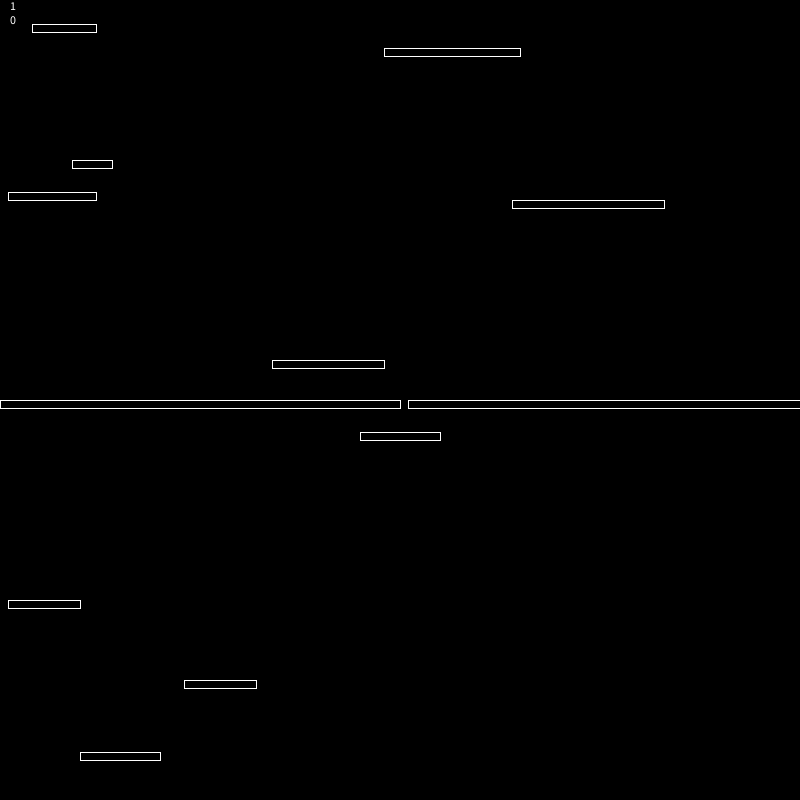
Frame 1 (no input)
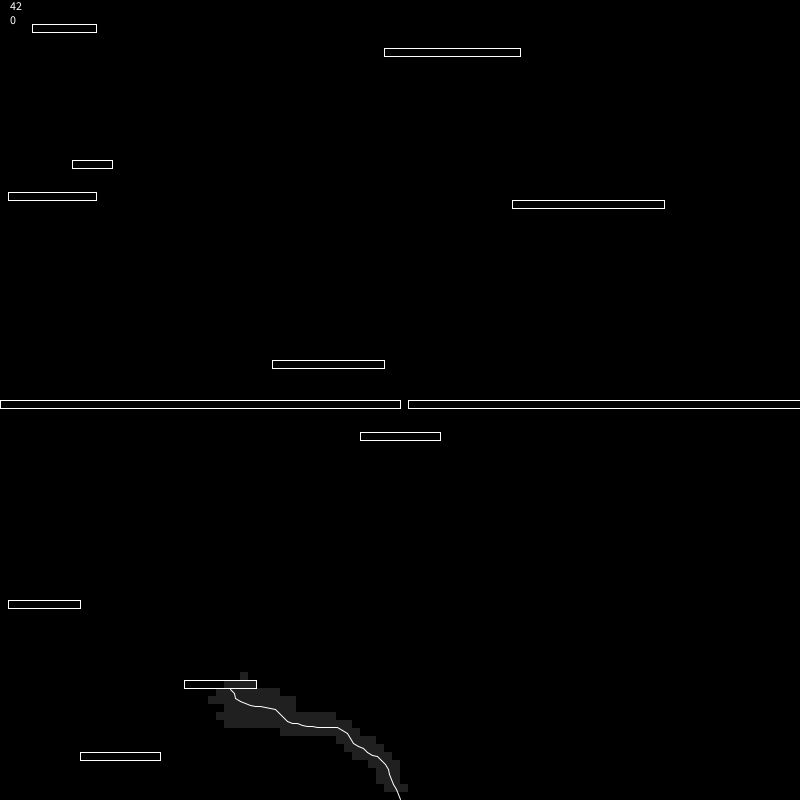
Frame 60 (the mouse pressed at the canvas centre just before this capture)
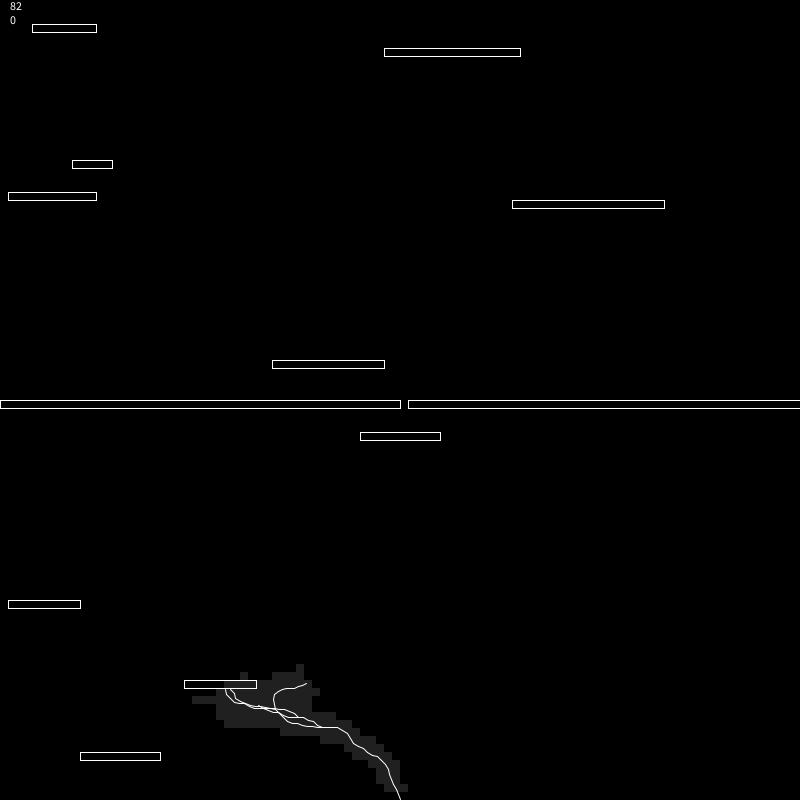
Frame 120 (the mouse held since frame 60 and released just before this capture)

The Processing sketch that drew these frames (run headless with seeded random() and noise(); from frame 60 on, the mouse is pressed at the canvas centre):

// Processing sketch: rivers
// ── rivers.pde
int[][] tiles;
final int tileSize = 8;
final int W = 800;
final int H = 800;
final int TA = W / tileSize;
final int TD = H / tileSize;


ArrayList<Block> blocks = new ArrayList<Block>();



boolean chance(float n) {
  return random(1) < n;
}
River rivera;


void settings() {
  size(W, H);
}
void setup() {
  tiles = new int[TA][TD];
  rivera = new River(width / 2, height -1);
  for (int x = 0; x < TA; x += 1) {
    for (int y = 0; y < TD; y += 1) {
      tiles[x][y] = 0;
    }
  }
  
  for (int i = 0; i < 10; i += 1) {
    int x = floor(random(TA)) * tileSize;
    int y = floor(random(TD)) * tileSize;
    int w = floor(random(5,20)) * tileSize;
    int h = tileSize;
    blocks.add (new Block(x,y, w, h));
  }
  
  blocks.add(new Block(0,height/2,width/2,tileSize));
  blocks.add(new Block((width/2)+tileSize, height/2, width/2,tileSize));
}

void addToTile(float x, float y) {

  int xx = floor(x) / tileSize;
  int yy = floor(y) / tileSize;
  if (xx >= 0 && xx <= TA-1 && yy >= 0 && yy < TD-1) {
    tiles[xx][yy] = 255;
  }
}

void draw() {
  background(0);
  rivera.update();
  noStroke();
  for (int x = 0; x < TA; x += 1) {
    for (int y = 0; y < TD; y += 1) {
      int t = tiles[x][y];
      if (t > 0) {
        fill(constrain(t, 0, 255), 32);
        rect(x*tileSize, y * tileSize, tileSize, tileSize);
      }
    }
  }
  rivera.draw();
  
  for (Block b : blocks) {
    b.draw();
  }
  fill(255);
  text(nodeCount + "\n" + rivera.splits, 10, 10);
}

void mouseClicked() {
  rivera = new River(width / 2, height -1);
    for (int x = 0; x < TA; x += 1) {
    for (int y = 0; y < TD; y += 1) {
      tiles[x][y] = 0;
    }
  }
}

// ── Node.pde
Node makeNode(Node parent, float n, boolean doubleSplit) {
  Node node = new Node();
  node.parent = parent;
  node.river = parent.river;
  node.facing = parent.facing + (radians(random(1, 45)*n));
  node.facing = constrain(node.facing, -PI-(radians(10)), radians(10));
  PVector p = new PVector(parent.x, parent.y);
  PVector pa = PVector.fromAngle(node.facing);
  pa.mult(5);
  p.add(pa);
  node.death = parent.death;
  node.split = parent.split;
  if (doubleSplit) {
    node.death = parent.death + 0.01;
    node.split = parent.split - 0.01;
  }
  node.narrow = parent.narrow * random(0.99, 1.01);
  node.widen = parent.widen* random(0.99, 1.01);
  node.w = parent.w;
  if (chance(node.narrow)) {
    node.w -= 1;
  } else if (chance(node.widen)) {
    node.w += 0.5;
  }

  if (doubleSplit) {
    node.w -= 2;
  }


  //this.len = parent.len * random(0.9,1.1);
  //this.len = constrain(this.len, 1, 10);
  node.x = floor(p.x);
  node.y = floor(p.y);
  if (!collides(node.x, node.y)) {
    addToTile(node.x, node.y);
    nodeCount += 1;
    return node;
  } else {
    return null;
  }
}


boolean collides(float x, float y) {
  for (Block b : blocks) {
    if (x >= b.pos.x && x <= b.pos.x + b.dims.x && y >= b.pos.y && y <= b.pos.y + b.dims.y) {
      return true;
    }
  }

  return false;
}

int ID = 0;
class Node {
  final int id;
  {
    ID += 1;
    id = ID;
  }
  int attempts = 30;
  int widenAmount = floor(random(10, 30));
  River river;
  Node childLeft;
  Node childRight;
  boolean alive = true;
  float split = 0.01;
  float death = 0.001;

  boolean canHaveLeft = true;
  boolean canHaveRight = true;
  boolean mustHaveLeft = false;
  boolean mustHaveRight = false;
  Node parent;
  int x, y;
  float w = 8;
  float narrow = 0.01;
  float widen = 0.004;
  float facing;
  float len;


  void widen(float n) {
    w += 1;
    if (n <= 1) {
      return;
    }
    if (parent != null) {
      parent.widen(n-1);
    }
  }

  void canSplit() {
    if (chance(0.05)) {
      river.splits -= 1;
      if (childLeft == null) {
        canHaveLeft = true;
        mustHaveLeft = true;
      } else if (childRight == null) {
        canHaveRight = true;
        mustHaveRight = true;
      }
    } else {
      if (parent != null) {
        parent.canSplit();
      }
    }
  }

  Node(int x, int y, float facing, float len, River river) {
    this.x = x;
    this.y = y;
    this.facing = facing;
    this.len = len;
    this.river = river;

    addToTile(x, y);
    nodeCount += 1;
  }

  private Node() {
  }







  void draw() {
    stroke(255);

    if (childLeft != null) {

      line(x, y, childLeft.x, childLeft.y);
      MakeWide(x, y, childLeft.x, childLeft.y, childLeft.w);


      childLeft.draw();
    } 
    if (childRight != null) {
      line(x, y, childRight.x, childRight.y);
      MakeWide(x, y, childRight.x, childRight.y, childRight.w);
      childRight.draw();
    }
  }

  void update() {

    if (!alive) return;
    if (this.w <= 0) alive = false;
    if (x < 0 || x > width || y < 0 || y > height) {
      alive = false;
      
    }



    if (childLeft == null && childRight == null) {
      if (chance(death) || attempts < 0) {
        if (parent != null) {
          parent.canSplit();
        }
        alive = false;
      } else {


        if (chance(0.5)) {
          childLeft = makeNode(this, -1, false);
          if (childLeft != null) {
            canHaveLeft = false;
          } else {
            attempts -= 1;
            parent.widen(widenAmount);
            widenAmount -= 1;
          }
        } else {
          childRight = makeNode(this, 1, false);
          if (childRight != null) {
            canHaveRight = false;
          } else {
            attempts -= 1;
            parent.widen(widenAmount);
            widenAmount -= 1;
          }
        }
      }
      return;
    }

    if (river.splits >= river.maxSplits) {
      canHaveLeft = canHaveRight = false;
    }

    if (childLeft != null) {
      childLeft.update();
      if (canHaveRight && attempts > 0) {
        canHaveRight = false;
        if (mustHaveRight || chance(split)) {
          childRight = makeNode(this, 1, true);
          if (childRight != null) {
            river.splits += 1;
            canHaveRight = false;
            mustHaveRight = false;
          } else {
            attempts -= 1;
            parent.widen(widenAmount);
            widenAmount -= 1;
          }
          return;
        } else {
        }
        canHaveRight = false;
      }
    } 

    if (childRight != null) {
      childRight.update();


      if (canHaveLeft && attempts > 0) {

        if (mustHaveLeft || chance(split)) {

          childLeft = makeNode(this, -1, true);
          if (childLeft != null) {
            river.splits += 1;
            canHaveLeft = false;
            mustHaveLeft = false;
          } else {
            attempts -= 1;
            parent.widen(widenAmount);
            widenAmount -= 1;
          }

          return;
        }
        canHaveLeft = false;
      }
    }
  }
}


void MakeWide(float x1, float y1, float x2, float y2, float w) {
  PVector a = new PVector(x1, y1);
  PVector b = new PVector(x2, y2);
  PVector c = PVector.sub(b, a);
  c.normalize();
  c.set(-c.y, c.x);
  PVector d = c.copy();
  d.mult(-1);
  c.mult(w);
  d.mult(w);

  for (float t = 0; t < 1; t += 0.1) {
    PVector aa = b.copy();
    PVector ab = b.copy();
    aa.add(PVector.mult(c, t));
    ab.add(PVector.mult(d, t));

    addToTile(aa.x, aa.y);
    addToTile(ab.x, ab.y);
  }
}

// ── River.pde
int nodeCount = 0;
class River {
  
  int maxSplits = 4;
  int splits = 0;

  Node start;
  int x, y;
  River(int x, int y) {
    this.x = x;
    this.y = y;
  }

  void update() {
    if (start == null) {
      start = new Node(x, y, -HALF_PI, 8, this);
    } else {
      start.update();
    }
  }

  void draw() {
    start.draw();
  }
}

// ── obstacle.pde
class Block {
  PVector pos, dims;
  
  Block(float x, float y, float w, float h) {
    pos = new PVector(x,y);
    dims = new PVector(w,h);
  }
  
  
  void draw() {
    stroke(255);
    noFill();
    rect(pos.x, pos.y, dims.x, dims.y);
  }
}
